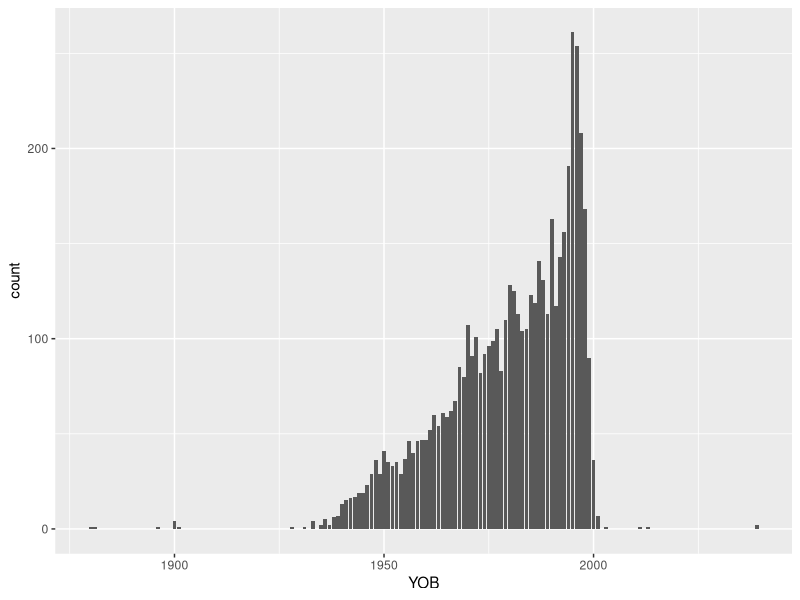
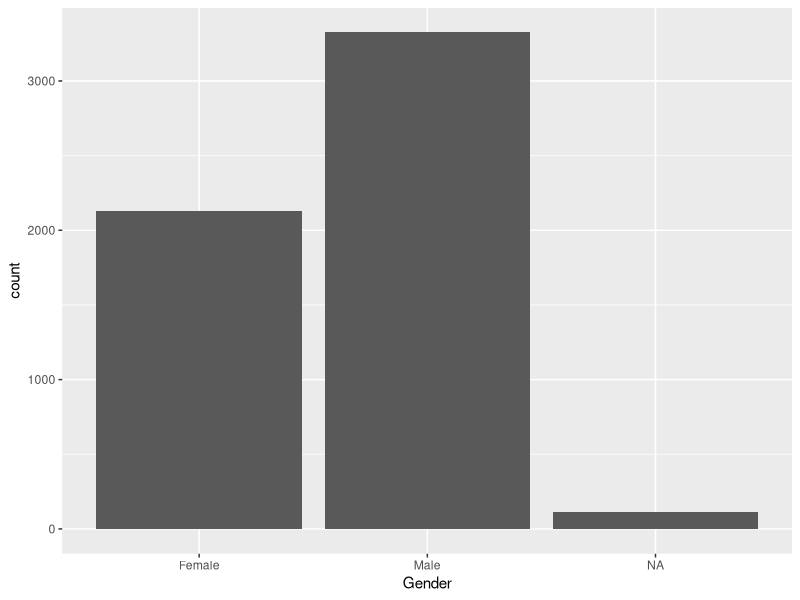
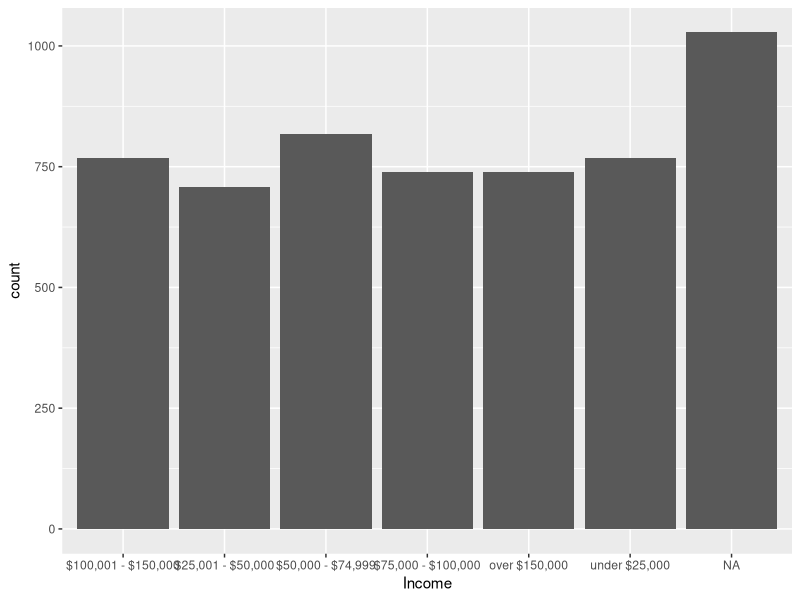
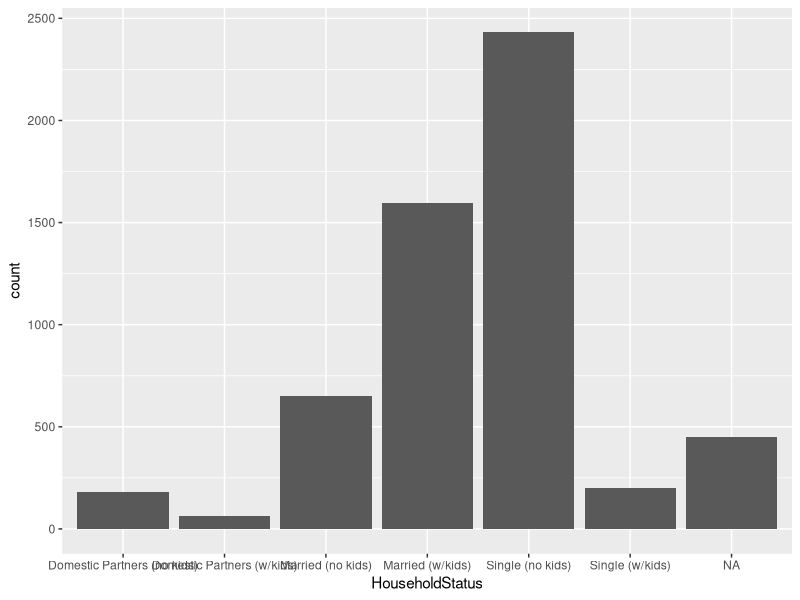
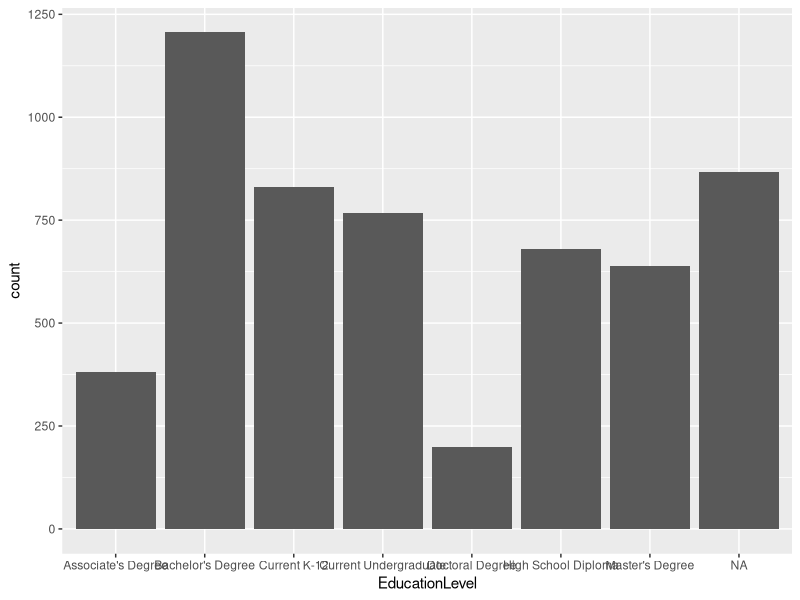
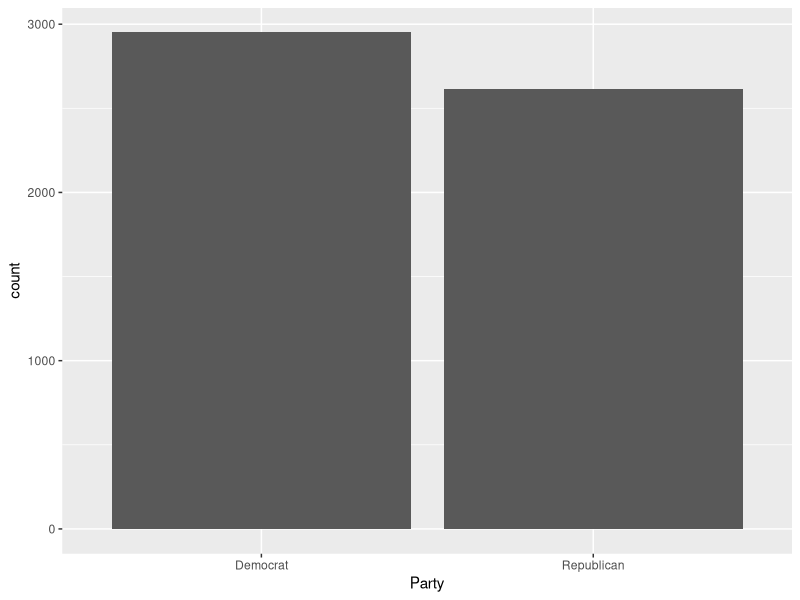

Here is the R script that generated these plots, in order:
library(mice)
library(ggplot2)

# Load Data
train = read.csv("train2016.csv")

# Data Cleaning ##################################################################################

# Replacing empty strings with NA in variables other than questions
train$Income[train$Income == ""] = NA
train$Gender[train$Gender == ""] = NA
train$EducationLevel[train$EducationLevel == ""] = NA
train$HouseholdStatus[train$HouseholdStatus == ""] = NA

sum(is.na(train$Income))/nrow(train)          # 18.5%
sum(is.na(train$Gender))/nrow(train)          # 2%
sum(is.na(train$EducationLevel))/nrow(train)  # 15.5%
sum(is.na(train$HouseholdStatus))/nrow(train) # 8%

ggplot(data = train, mapping = aes(x = YOB)) + geom_bar()
ggplot(data = train, mapping = aes(x = Gender)) + geom_bar()
ggplot(data = train, mapping = aes(x = Income)) + geom_bar()
ggplot(data = train, mapping = aes(x = HouseholdStatus)) + geom_bar()
ggplot(data = train, mapping = aes(x = EducationLevel)) + geom_bar()

ggplot(data = train, mapping = aes(x = Party)) + geom_bar()

# Lots of young people single with no kids. Data is very much skewed
